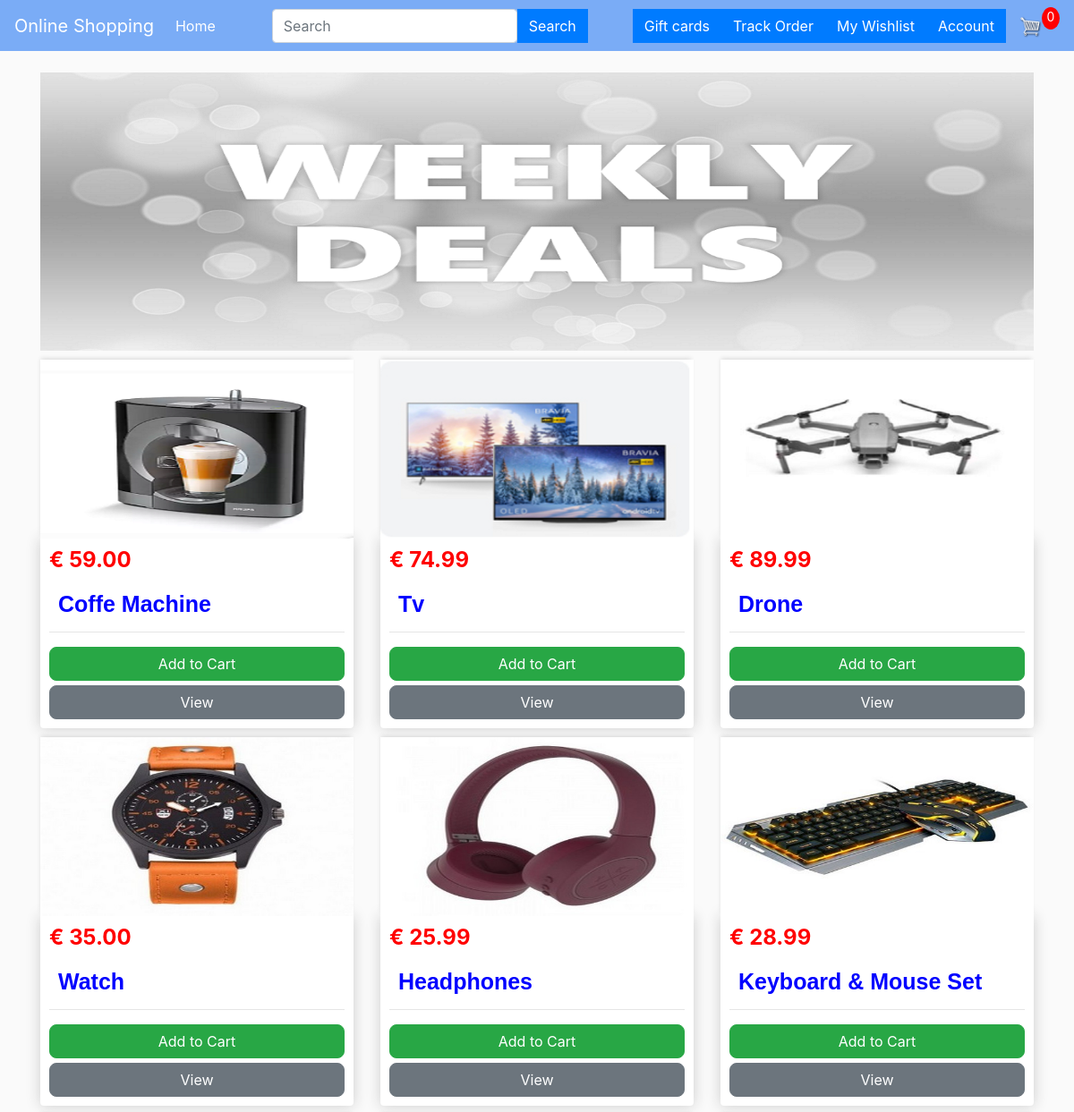
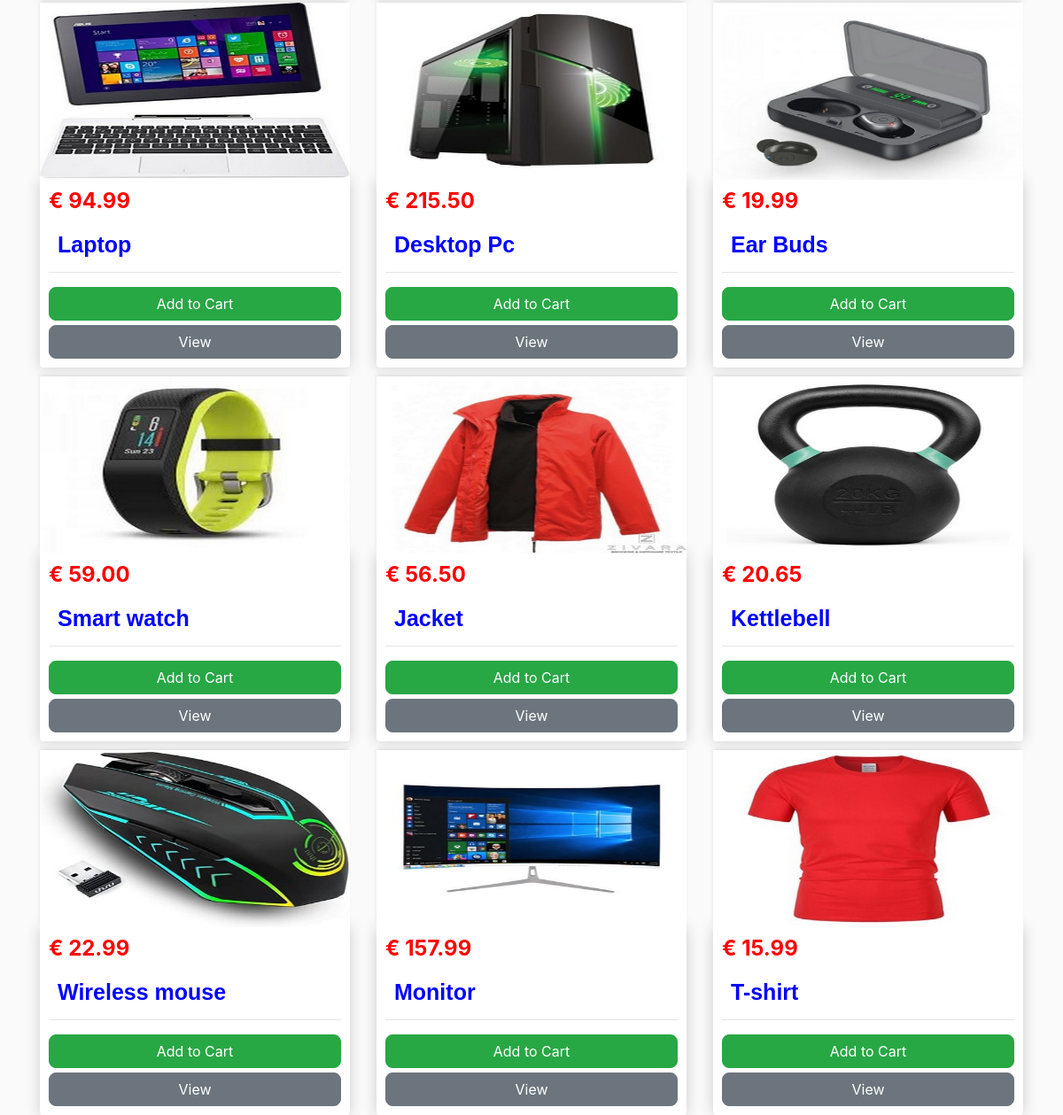
The page / on the database its author committed (2 pictures, top to bottom).
### store/models.py (models this page shows, shortened)
class Product(models.Model):
    name = models.CharField(max_length=200, null=True)
    price = models.DecimalField(max_digits=7, decimal_places=2)
    digital = models.BooleanField(default=False, null=True, blank=True)
    image = models.ImageField(null=True, blank=True)
    @property
    def imageURL(self):
        try:
            url = self.image.url
        except:
            url = ''
        return url

### store/views.py (the view)
# urls.py: path('', include('store.urls')),
def store(request):
    data = cartData(request)
    cartItems = data['cartItems']
    products = Product.objects.all()
    context = {'products' :products, 'cartItems':cartItems}
    return render(request, 'store/store.html', context)

### store/utils.py (called while the page is built, shortened)
def cookieCart(request):
    try:
        cart = json.loads(request.COOKIES['cart'])
    except:
        cart = {}
    print('Cart:', cart)
    items = []
    order = {'get_cart_total' :0, 'get_cart_items' :0, 'shipping':False}
    cartItems = order['get_cart_items']
    return {'cartItems':cartItems, 'order':order, 'items':items}

def cartData(request):
    if request.user.is_authenticated:
        customer = request.user.customer
        order,created = Order.objects.get_or_create(customer=customer, complete=False)
        items = order.orderitem_set.all()
        cartItems = order.get_cart_items
    else:
        cookieData = cookieCart(request)
        cartItems = cookieData['cartItems']
        order = cookieData['order']
        items = cookieData['items']
    return {'cartItems':cartItems, 'order':order, 'items':items}

### store/templates/store/store.html
{% extends 'store/main.html' %}
{% load static %}
{% block content %}
  <img style="width: 100%;" src="{% static 'images/deals.png' %}">
  <div class="row">
    {% for product in products %}
    <div class="col-lg-4">
      <img class="thumbnail" src="{{product.imageURL}}" alt="placeholder image">
      <div class="box-element product">
        <h4 style="display: inline-block; float: left; color:red" ><strong>
           &#8364 {{product.price|floatformat:2}}</strong></h4>
          <br>
          <br>
        <h6 style="color:blue; font-size:25px; margin-left: 10px; font-family: Arial;">
          <strong>{{product.name}}</strong></h6>
        <hr>
        <button style="width: 100%; border-radius:8px;" data-product={{product.id}} data-action="add" class="btn
        btn-success">Add to Cart</button>
        <a style="width: 100%; border-radius:8px; margin-top:5px;" class="btn btn-secondary" href="#">View</a>
      </div>
    </div>
    {% endfor %}
  </div>
{% endblock content %}

### store/templates/store/main.html (shortened to what this page needs)
<!DOCTYPE html>
{% load static %}
<html>
<head>
  <link rel="stylesheet" href="https://stackpath.bootstrapcdn.com/bootstrap/4.4.1/css/bootstrap.min.css"
>
  <link rel="stylesheet" type="text/css" href="{% static 'css/main.css' %}">
</head>
<body>
<nav style="background-color: #7aacf6" class="navbar navbar-expand-lg  navbar-dark bg">
  <a class="navbar-brand" href="{% url 'store' %}">Online Shopping</a>
  <div class="collapse navbar-collapse" id="navbarSupportedContent">
    <ul class="navbar-nav mr-auto">
      <li class="nav-item active">
        <a class="nav-link" href="{% url 'store' %}">Home<span class="sr-only">(current)</span></a>
      </li>
    </ul>
    <form style="padding-right:50px" class="d-flex">
      <input class="form-control me-3" type="search" placeholder="Search" aria-label="Sizing example input">
      <button class="btn btn-primary" type="submit">Search</button>
    </form>
    <div class="form-inline my-2 my-lg-0">
      <a href="#"class="btn  btn-primary ">Gift cards</a>
      <a href="#"class="btn  btn-primary ">Track Order</a>
      <a href="#"class="btn  btn-primary ">My Wishlist</a>
      <a href="#"class="btn  btn-primary ">Account</a>
      <a href="{% url 'cart' %}">
        <img  id="cart-icon" src="{% static 'images/cart.png' %}">
      </a>
      <p id="cart-total">{{cartItems}}</p>
    </div>
  </div>
</nav>
   <div class="container">
    <br>
      {% block content %}
      {% endblock content %}
    </div>
</body>
</html>

### static/css/main.css (style rules this page uses)
body { background-color: hsl(0, 0%, 98%); }
h1,h2,h3,h4,h5,h6 { color:hsl(0, 0%, 30%); }
.box-element { box-shadow:hsl(0, 0%, 80%) 0 0 16px; background-color: #fff; border-radius: 4px; padding: 10px; }
.thumbnail { width: 100%; height: 200px; -webkit-box-shadow: -1px -3px 5px -2px rgba(214,214,214,1); -moz-box-shadow: -1px -3px 5px -2px rgba(214,214,214,1); box-shadow: -1px -3px 5px -2px rgba(214,214,214,1); }
.product { border-radius: 0 0 4px 4px; }
#cart-icon { width:25px; display: inline-block; margin-left: 15px; }
#cart-total { display: block; text-align: center; color:#fff; background-color: red; width: 20px; height: 25px; border-radius: 50%; font-size: 14px; }
.col-lg-4, .col-lg-6, .col-lg-8, .col-lg-12 { margin-top: 10px; }
.btn { border-radius: 0; }

### rows shown on the page
Product: imageURL (picture), price "59.00", name "Coffe Machine", {{ product.id }} 1 (drawn)
Product: imageURL (picture), price "74.99", name "Tv"
Product: imageURL (picture), price "89.99", name "Drone"
Product: imageURL (picture), price "35.00", name "Watch"
Product: imageURL (picture), price "25.99", name "Headphones"
Product: imageURL (picture), price "28.99", name "Keyboard & Mouse Set"
Product: imageURL (picture), price "94.99", name "Laptop"
Product: imageURL (picture), price "215.50", name "Desktop Pc"
Product: imageURL (picture), price "19.99", name "Ear Buds", {{ product.id }} 10 (drawn)
Product: imageURL (picture), price "59.00", name "Smart watch"
Product: imageURL (picture), price "56.50", name "Jacket"
Product: imageURL (picture), price "20.65", name "Kettlebell"
Product: imageURL (picture), price "22.99", name "Wireless mouse"
Product: imageURL (picture), price "157.99", name "Monitor"
Product: imageURL (picture), price "15.99", name "T-shirt"

### other values the page prints
{{ cartItems }} "0"
